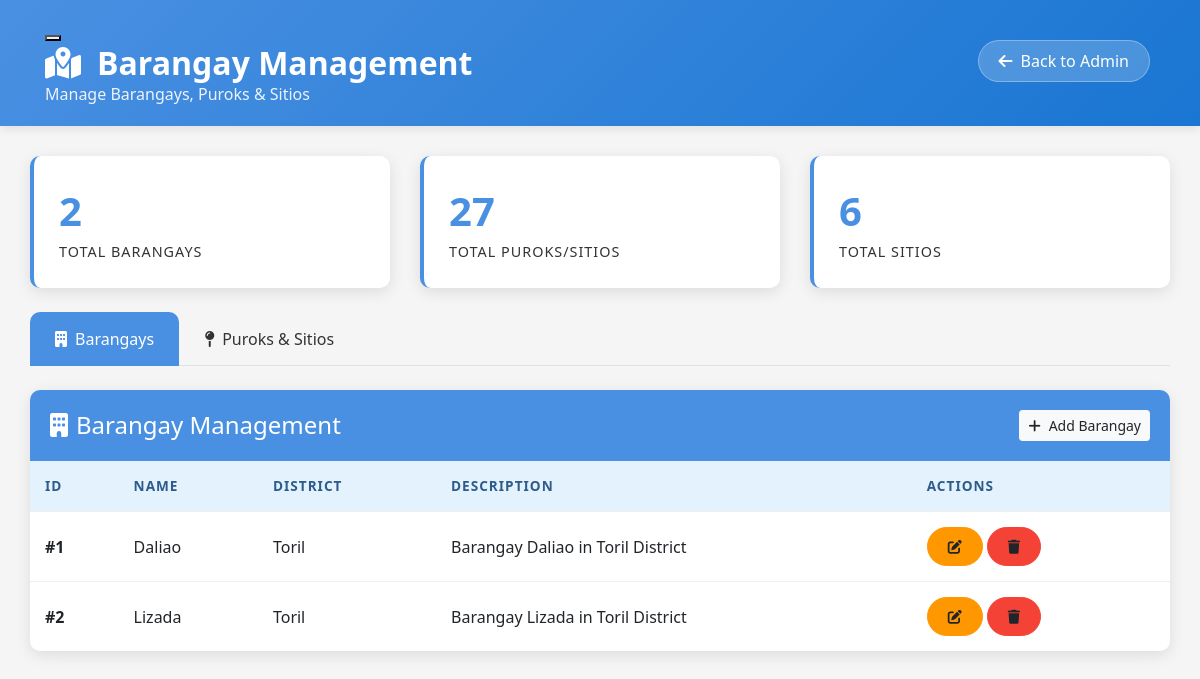
Page /barangay_management.php on the committed database.
### tables this page shows
CREATE TABLE `barangays` (
  `id` int(11) NOT NULL,
  `name` varchar(100) NOT NULL,
  `district` varchar(50) NOT NULL,
  `description` text DEFAULT NULL,
  `created_at` timestamp NOT NULL DEFAULT current_timestamp(),
  `updated_at` timestamp NOT NULL DEFAULT current_timestamp() ON UPDATE current_timestamp()
);

### barangay_management.php (the view, shortened to what this page needs)
<?php
include('config.php');
$barangays_query = "SELECT * FROM barangays ORDER BY name";
$barangays_result = mysqli_query($conn, $barangays_query);
$total_barangays = mysqli_num_rows($barangays_result);
$total_puroks = mysqli_query($conn, "SELECT COUNT(*) as count FROM puroks_sitios");
$total_puroks_count = mysqli_fetch_assoc($total_puroks)['count'];
?>
<!DOCTYPE html>
<html lang="en">
<head>
    <link href="https://maxcdn.bootstrapcdn.com/bootstrap/4.5.2/css/bootstrap.min.css" rel="stylesheet">
    <link href="https://cdnjs.cloudflare.com/ajax/libs/font-awesome/6.0.0/css/all.min.css" rel="stylesheet">
</head>
<body>
    <div class="admin-header">
        <div class="container position-relative">
            <button><a href="admin.php" class="back-btn text-decoration-none">
                <i class="fas fa-arrow-left mr-2"></i>Back to Admin
            </a></button>
            <h1 class="admin-title">
                <i class="fas fa-map-marked-alt mr-3"></i>Barangay Management
            </h1>
            <p class="admin-subtitle">Manage Barangays, Puroks & Sitios</p>
        </div>
    </div>
    <div class="container main-content">
        <div class="row mb-4">
            <div class="col-md-4">
                <div class="stats-card">
                    <div class="stats-number"><?php echo $total_barangays; ?></div>
                    <div class="stats-label">Total Barangays</div>
                </div>
            </div>
            <div class="col-md-4">
                <div class="stats-card">
                    <div class="stats-number"><?php echo $total_puroks_count; ?></div>
                    <div class="stats-label">Total Puroks/Sitios</div>
                </div>
            </div>
            <div class="col-md-4">
                <div class="stats-card">
                    <?php
                    $sitio_count = mysqli_query($conn, "SELECT COUNT(*) as count FROM puroks_sitios WHERE type = 'sitio'");
                    $sitio_count_result = mysqli_fetch_assoc($sitio_count)['count'];
                    ?>
                    <div class="stats-number"><?php echo $sitio_count_result; ?></div>
                    <div class="stats-label">Total Sitios</div>
                </div>
            </div>
        </div>
        <ul class="nav nav-tabs nav-tabs-custom mb-4">
            <li class="nav-item">
                <a class="nav-link active" id="barangays-tab" data-toggle="tab" href="#barangays">
                    <i class="fas fa-building mr-2"></i>Barangays
                </a>
            </li>
            <li class="nav-item">
                <a class="nav-link" id="puroks-tab" data-toggle="tab" href="#puroks">
                    <i class="fas fa-map-pin mr-2"></i>Puroks & Sitios
                </a>
            </li>
        </ul>
        <div class="tab-content">
            <div class="tab-pane fade show active" id="barangays">
                <div class="content-card">
                    <div class="card-header-custom d-flex justify-content-between align-items-center">
                        <h4 class="mb-0"><i class="fas fa-building mr-2"></i>Barangay Management</h4>
                        <button class="btn btn-light btn-sm" data-toggle="modal" data-target="#addBarangayModal">
                            <i class="fas fa-plus mr-2"></i>Add Barangay
                        </button>
                    </div>
                    <div class="card-body p-0">
                        <div class="table-responsive">
                            <table class="table table-custom">
                                <thead>
                                    <tr>
                                        <th>ID</th>
                                        <th>Name</th>
                                        <th>District</th>
                                        <th>Description</th>
                                        <th>Actions</th>
                                    </tr>
                                </thead>
                                <tbody>
                                    <?php
                                    mysqli_data_seek($barangays_result, 0);
                                    if ($barangays_result && mysqli_num_rows($barangays_result) > 0) {
                                        while ($barangay = mysqli_fetch_assoc($barangays_result)):
                                    ?>
                                        <tr>
                                            <td><strong>#<?php echo $barangay['id']; ?></strong></td>
                                            <td><?php echo htmlspecialchars($barangay['name']); ?></td>
                                            <td><?php echo htmlspecialchars($barangay['district']); ?></td>
                                            <td><?php echo htmlspecialchars($barangay['description']); ?></td>
                                            <td>
                                                <div class="d-flex">
                                                    <button class="btn btn-warning-custom btn-sm mr-1" onclick="editBarangay(<?php echo htmlspecialchars(json_encode($barangay)); ?>)">
                                                        <i class="fas fa-edit"></i>
                                                    </button>
                                                    <button class="btn btn-danger-custom btn-sm" onclick="deleteBarangay(<?php echo $barangay['id']; ?>, '<?php echo htmlspecialchars($barangay['name']); ?>')">
                                                        <i class="fas fa-trash"></i>
                                                    </button>
                                                </div>
                                            </td>
                                        </tr>
                                    <?php
                                        endwhile;
                                    } else {
                                        echo '<tr><td colspan="5" class="text-center">No barangays found</td></tr>';
                                    }
                                    ?>
                                </tbody>
                            </table>
                        </div>
                    </div>
                </div>
            </div>
        </div>
    </div>
</body>
</html>

### barangay_management.php (style rules this page uses)
:root { --primary-blue: #4A90E2; --light-blue: #E3F2FD; --dark-blue: #2E5C8A; --accent-blue: #1976D2; --success-green: #4CAF50; --warning-orange: #FF9800; --danger-red: #F44336; --light-gray: #F5F5F5; --dark-gray: #333333; }
body { background-color: var(--light-gray); font-family: 'Segoe UI', Tahoma, Geneva, Verdana, sans-serif; }
.admin-header { background: linear-gradient(135deg, var(--primary-blue), var(--accent-blue)); color: white; padding: 20px 0; box-shadow: 0 2px 10px rgba(0, 0, 0, 0.1); }
.admin-title { font-size: 2rem; font-weight: 600; margin: 0; }
.admin-subtitle { opacity: 0.9; margin: 0; }
.main-content { padding: 30px 0; }
.stats-card { background: white; border-radius: 10px; padding: 25px; box-shadow: 0 4px 15px rgba(0, 0, 0, 0.1); border-left: 4px solid var(--primary-blue); transition: transform 0.3s ease; }
.stats-number { font-size: 2.5rem; font-weight: bold; color: var(--primary-blue); }
.stats-label { color: var(--dark-gray); font-size: 0.9rem; text-transform: uppercase; letter-spacing: 1px; }
.content-card { background: white; border-radius: 10px; box-shadow: 0 4px 15px rgba(0, 0, 0, 0.1); overflow: hidden; margin-bottom: 30px; }
.card-header-custom { background: var(--primary-blue); color: white; padding: 20px; border: none; }
.btn-warning-custom { background: var(--warning-orange); border-color: var(--warning-orange); border-radius: 20px; padding: 8px 20px; }
.btn-danger-custom { background: var(--danger-red); border-color: var(--danger-red); border-radius: 20px; padding: 8px 20px; }
.table-custom { margin: 0; }
.table-custom thead th { background: var(--light-blue); color: var(--dark-blue); border: none; font-weight: 600; text-transform: uppercase; font-size: 0.85rem; letter-spacing: 1px; padding: 15px; }
.table-custom tbody td { padding: 15px; vertical-align: middle; border-color: #f0f0f0; }
.back-btn { position: absolute; top: 20px; right: 20px; background: rgba(255, 255, 255, 0.2); border: 1px solid rgba(255, 255, 255, 0.3); color: white; border-radius: 25px; padding: 8px 20px; transition: all 0.3s ease; }
.nav-tabs-custom .nav-link { border: none; color: var(--dark-gray); font-weight: 500; padding: 15px 25px; }
.nav-tabs-custom .nav-link.active { background: var(--primary-blue); color: white; border-radius: 10px 10px 0 0; }

### rows in the picture
barangays: id "1", name "Daliao", district "Toril", description "Barangay Daliao in Toril District"
barangays: id "2", name "Lizada", district "Toril", description "Barangay Lizada in Toril District"

### other values in the picture
$total_barangays "2"
$total_puroks_count "27"
$sitio_count_result "6"
